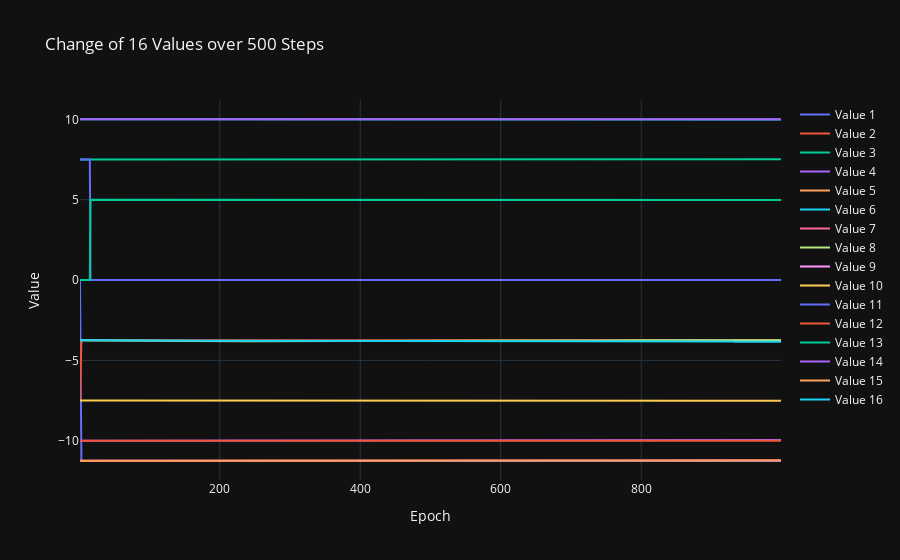

The notebook cell this image was saved under:
### Markdown cell above
## Mean value

### Code cell
import numpy as np
import plotly.graph_objects as go

data = experiment_data_loader.experiment_data['000011']['repetition_data'][0]


means = []
for mean_idx in range(16):
    means.append(data[f"mean{mean_idx}"])

    
data = np.stack(means, axis=1)
print(data.shape)
#data = np.expand_dims(data, axis=1)

# Preparing data for plotting
epochs = np.arange(1, data.shape[0])
traces = []
for i in range(data.shape[1]):
    traces.append(go.Scatter(x=epochs, y=data[:, i], mode='lines', name=f'Value {i+1}'))

# Plotting with Plotly
layout = go.Layout(title='Change of 16 Values over 500 Steps',
                   xaxis=dict(title='Epoch'),
                   yaxis=dict(title='Value'),
                   template='plotly_dark')

fig = go.Figure(data=traces, layout=layout)
fig.show()

### Figure 1 — Plotly figure (JSON) as saved in the notebook; plotly's stock layout.template omitted (floating-point values rounded to 4 significant figures; data arrays with more than 128 entries replaced by an {"elided": "..."} marker saying what was removed)
{"data": [{"mode": "lines", "name": "Value 1", "type": "scatter", "x": {"elided": "999 int values"}, "y": {"elided": "1000 float values"}}, {"mode": "lines", "name": "Value 2", "type": "scatter", "x": {"elided": "999 int values"}, "y": {"elided": "1000 float values"}}, {"mode": "lines", "name": "Value 3", "type": "scatter", "x": {"elided": "999 int values"}, "y": {"elided": "1000 float values"}}, {"mode": "lines", "name": "Value 4", "type": "scatter", "x": {"elided": "999 int values"}, "y": {"elided": "1000 float values"}}, {"mode": "lines", "name": "Value 5", "type": "scatter", "x": {"elided": "999 int values"}, "y": {"elided": "1000 float values"}}, {"mode": "lines", "name": "Value 6", "type": "scatter", "x": {"elided": "999 int values"}, "y": {"elided": "1000 float values"}}, {"mode": "lines", "name": "Value 7", "type": "scatter", "x": {"elided": "999 int values"}, "y": {"elided": "1000 float values"}}, {"mode": "lines", "name": "Value 8", "type": "scatter", "x": {"elided": "999 int values"}, "y": {"elided": "1000 float values"}}, {"mode": "lines", "name": "Value 9", "type": "scatter", "x": {"elided": "999 int values"}, "y": {"elided": "1000 float values"}}, {"mode": "lines", "name": "Value 10", "type": "scatter", "x": {"elided": "999 int values"}, "y": {"elided": "1000 float values"}}, {"mode": "lines", "name": "Value 11", "type": "scatter", "x": {"elided": "999 int values"}, "y": {"elided": "1000 float values"}}, {"mode": "lines", "name": "Value 12", "type": "scatter", "x": {"elided": "999 int values"}, "y": {"elided": "1000 float values"}}, {"mode": "lines", "name": "Value 13", "type": "scatter", "x": {"elided": "999 int values"}, "y": {"elided": "1000 float values"}}, {"mode": "lines", "name": "Value 14", "type": "scatter", "x": {"elided": "999 int values"}, "y": {"elided": "1000 float values"}}, {"mode": "lines", "name": "Value 15", "type": "scatter", "x": {"elided": "999 int values"}, "y": {"elided": "1000 float values"}}, {"mode": "lines", "name": "Value 16", "type": "scatter", "x": {"elided": "999 int values"}, "y": {"elided": "1000 float values"}}], "layout": {"title": {"text": "Change of 16 Values over 500 Steps"}, "xaxis": {"title": {"text": "Epoch"}}, "yaxis": {"title": {"text": "Value"}}}}
